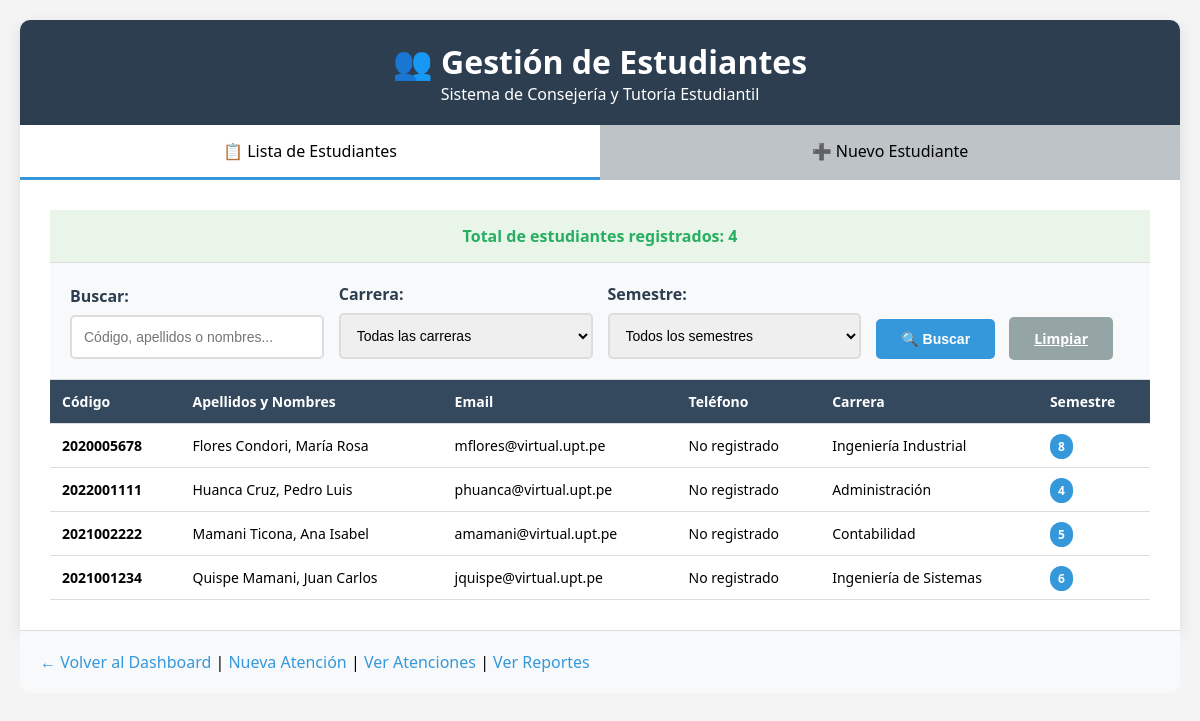
The page /gestion_estudiantes.php (signed in) on the database its author committed.
### tables this page shows
CREATE TABLE IF NOT EXISTS estudiantes (
    id INT PRIMARY KEY AUTO_INCREMENT,
    codigo VARCHAR(20) UNIQUE NOT NULL,
    apellidos VARCHAR(100) NOT NULL,
    nombres VARCHAR(100) NOT NULL,
    email VARCHAR(100),
    telefono VARCHAR(20),
    carrera VARCHAR(100),
    semestre INT,
    activo BOOLEAN DEFAULT TRUE,
    created_at TIMESTAMP DEFAULT CURRENT_TIMESTAMP
);

### public/gestion_estudiantes.php (the view, shortened to what this page needs)
<?php
require_once "../config/db.php";
$busqueda = $_GET['busqueda'] ?? '';
$sql = "SELECT * FROM estudiantes WHERE activo = 1";
$params = [];
$sql .= " ORDER BY apellidos, nombres";
$stmt = $pdo->prepare($sql);
$stmt->execute($params);
$estudiantes = $stmt->fetchAll();
$total_estudiantes = $pdo->query("SELECT COUNT(*) FROM estudiantes WHERE activo = 1")->fetchColumn();
?>
<!DOCTYPE html>
<html lang="es">
<head>
</head>
<body>
    <div class="container">
        <div class="header">
            <h1>👥 Gestión de Estudiantes</h1>
            <p>Sistema de Consejería y Tutoría Estudiantil</p>
        </div>
        <div class="content">
            <div class="tabs">
                <div class="tab active" onclick="showTab('lista')">📋 Lista de Estudiantes</div>
                <div class="tab" onclick="showTab('nuevo')">➕ Nuevo Estudiante</div>
            </div>
            <div id="tab-lista" class="tab-content active">
                <div class="stats-bar">
                    Total de estudiantes registrados: <?= $total_estudiantes ?>
                </div>
                <div class="filters">
                    <form method="GET" action="">
                        <div class="filter-row">
                            <div>
                                <label>Buscar:</label>
                                <input type="text" name="busqueda" placeholder="Código, apellidos o nombres..."
                                       value="<?= htmlspecialchars($busqueda) ?>">
                            </div>
                            <div>
                                <label>Carrera:</label>
                                <select name="carrera">
                                    <option value="">Todas las carreras</option>
                                </select>
                            </div>
                            <div>
                                <label>Semestre:</label>
                                <select name="semestre">
                                    <option value="">Todos los semestres</option>
                                </select>
                            </div>
                            <div>
                                <button type="submit" class="btn">🔍 Buscar</button>
                                <a href="gestion_estudiantes.php" class="btn" style="background: #95a5a6;">Limpiar</a>
                            </div>
                        </div>
                    </form>
                </div>
                <div class="table-container">
                    <?php if (empty($estudiantes)): ?>
                        <div class="no-data">
                            <h3>No se encontraron estudiantes</h3>
                            <p>No hay estudiantes registrados con los criterios de búsqueda aplicados.</p>
                        </div>
                    <?php else: ?>
                        <table>
                            <thead>
                                <tr>
                                    <th>Código</th>
                                    <th>Apellidos y Nombres</th>
                                    <th>Email</th>
                                    <th>Teléfono</th>
                                    <th>Carrera</th>
                                    <th>Semestre</th>
                                </tr>
                            </thead>
                            <tbody>
                                <?php foreach ($estudiantes as $estudiante): ?>
                                    <tr>
                                        <td><strong><?= htmlspecialchars($estudiante['codigo']) ?></strong></td>
                                        <td><?= htmlspecialchars($estudiante['apellidos'] . ', ' . $estudiante['nombres']) ?></td>
                                        <td><?= htmlspecialchars($estudiante['email'] ?: 'No registrado') ?></td>
                                        <td><?= htmlspecialchars($estudiante['telefono'] ?: 'No registrado') ?></td>
                                        <td><?= htmlspecialchars($estudiante['carrera'] ?: 'No especificada') ?></td>
                                        <td>
                                            <?php if ($estudiante['semestre']): ?>
                                                <span class="badge"><?= $estudiante['semestre'] ?></span>
                                            <?php else: ?>
                                                <span style="color: #7f8c8d;">No especificado</span>
                                            <?php endif; ?>
                                        </td>
                                    </tr>
                                <?php endforeach; ?>
                            </tbody>
                        </table>
                    <?php endif; ?>
                </div>
            </div>
        </div>
        <div class="navigation">
            <a href="dashboard.php">← Volver al Dashboard</a> |
            <a href="registro_atencion.php">Nueva Atención</a> |
            <a href="lista_atenciones.php">Ver Atenciones</a> |
            <a href="reportes.php">Ver Reportes</a>
        </div>
    </div>
</body>
</html>

### public/gestion_estudiantes.php (style rules this page uses)
* { margin: 0; padding: 0; box-sizing: border-box; }
body { font-family: 'Segoe UI', Tahoma, Geneva, Verdana, sans-serif; background: #f4f4f4; padding: 20px; }
.container { max-width: 1200px; margin: 0 auto; }
.header { background: #2c3e50; color: white; padding: 20px; text-align: center; border-radius: 10px 10px 0 0; box-shadow: 0 5px 15px rgba(0,0,0,0.1); }
.content { background: white; padding: 0; box-shadow: 0 5px 15px rgba(0,0,0,0.1); }
.tabs { display: flex; background: #ecf0f1; }
.tab { flex: 1; padding: 15px; text-align: center; background: #bdc3c7; cursor: pointer; transition: background 0.3s; }
.tab.active { background: white; border-bottom: 3px solid #3498db; }
.tab-content { display: none; padding: 30px; }
.tab-content.active { display: block; }
label { display: block; margin-bottom: 8px; font-weight: 600; color: #2c3e50; }
input, select { width: 100%; padding: 12px; border: 2px solid #ddd; border-radius: 5px; font-size: 14px; transition: border-color 0.3s; }
.btn { background: #3498db; color: white; padding: 12px 25px; border: none; border-radius: 5px; cursor: pointer; font-size: 14px; font-weight: 600; transition: background 0.3s; margin-right: 10px; }
.stats-bar { background: #e8f5e8; padding: 15px; text-align: center; font-weight: 600; color: #27ae60; border-bottom: 1px solid #ddd; }
.filters { background: #f8f9fa; padding: 20px; border-bottom: 1px solid #ddd; }
.filter-row { display: grid; grid-template-columns: repeat(auto-fit, minmax(200px, 1fr)); gap: 15px; align-items: end; }
.table-container { overflow-x: auto; }
table { width: 100%; border-collapse: collapse; }
th, td { padding: 12px; text-align: left; border-bottom: 1px solid #ddd; font-size: 14px; }
th { background: #34495e; color: white; font-weight: 600; position: sticky; top: 0; }
.badge { padding: 4px 8px; border-radius: 12px; font-size: 12px; font-weight: 600; background: #3498db; color: white; }
.navigation { padding: 20px; background: #f8f9fa; border-top: 1px solid #ddd; border-radius: 0 0 10px 10px; }
.navigation a { color: #3498db; text-decoration: none; font-weight: 500; }

### rows shown on the page
estudiantes: codigo "2020005678", apellidos+nombres "Flores Condori, María Rosa", email "mflores@virtual.upt.pe", telefono "No registrado", carrera "Ingeniería Industrial", semestre "8"
estudiantes: codigo "2022001111", apellidos+nombres "Huanca Cruz, Pedro Luis", email "phuanca@virtual.upt.pe", telefono "No registrado", carrera "Administración", semestre "4"
estudiantes: codigo "2021002222", apellidos+nombres "Mamani Ticona, Ana Isabel", email "amamani@virtual.upt.pe", telefono "No registrado", carrera "Contabilidad", semestre "5"
estudiantes: codigo "2021001234", apellidos+nombres "Quispe Mamani, Juan Carlos", email "jquispe@virtual.upt.pe", telefono "No registrado", carrera "Ingeniería de Sistemas", semestre "6"

### other values the page prints
$total_estudiantes "4"
